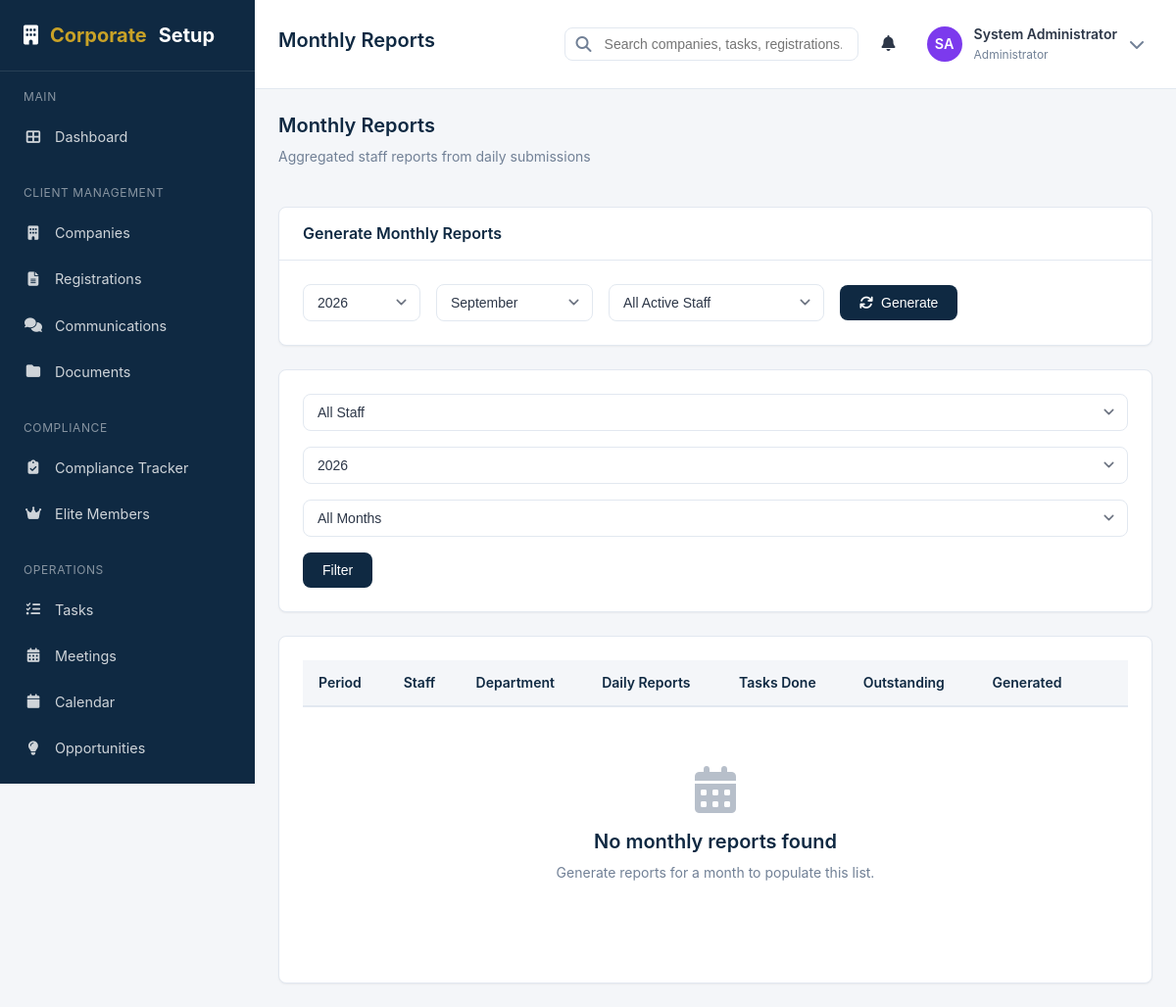
Page /monthly-reports.php (signed in) on the committed database.
### tables this page shows
CREATE TABLE IF NOT EXISTS `users` (
    `id` INT AUTO_INCREMENT PRIMARY KEY,
    `employee_id` VARCHAR(20) UNIQUE,
    `name` VARCHAR(100) NOT NULL,
    `email` VARCHAR(100) NOT NULL UNIQUE,
    `password` VARCHAR(255) NOT NULL,
    `phone` VARCHAR(20),
    `avatar` VARCHAR(255),
    `role_id` INT NOT NULL,
    `department_id` INT,
    `position` VARCHAR(100),
    `status` ENUM('active', 'inactive', 'suspended') DEFAULT 'active',
    `login_attempts` INT DEFAULT 0,
    `locked_until` DATETIME NULL,
    `last_login` DATETIME,
    `email_verified` TINYINT(1) DEFAULT 0,
    `must_change_password` TINYINT(1) DEFAULT 0,
    `created_at` TIMESTAMP DEFAULT CURRENT_TIMESTAMP,
    `updated_at` TIMESTAMP DEFAULT CURRENT_TIMESTAMP ON UPDATE CURRENT_TIMESTAMP,
    FOREIGN KEY (`role_id`) REFERENCES `roles`(`id`) ON DELETE NO ACTION,
    FOREIGN KEY (`department_id`) REFERENCES `departments`(`id`) ON DELETE SET NULL
);

CREATE TABLE IF NOT EXISTS `roles` (
    `id` INT AUTO_INCREMENT PRIMARY KEY,
    `name` VARCHAR(50) NOT NULL UNIQUE,
    `display_name` VARCHAR(100) NOT NULL,
    `description` TEXT,
    `permissions` JSON,
    `is_system` TINYINT(1) DEFAULT 0,
    `created_at` TIMESTAMP DEFAULT CURRENT_TIMESTAMP,
    `updated_at` TIMESTAMP DEFAULT CURRENT_TIMESTAMP ON UPDATE CURRENT_TIMESTAMP
);

### views/reports/monthly.php (the view, shortened to what the rows shown need)
<?php defined('APP_NAME') or die('Direct access not allowed');
$monthNames = [
    1 => 'January', 2 => 'February', 3 => 'March', 4 => 'April',
    5 => 'May', 6 => 'June', 7 => 'July', 8 => 'August',
    9 => 'September', 10 => 'October', 11 => 'November', 12 => 'December'
];
?>
<?php if ($action === 'view' && $report): ?>
    <div class="page-header">
        <div>
            <h1 class="page-title">Monthly Report — <?= sanitize($monthNames[(int)$report['report_month']] ?? '') ?> <?= (int)$report['report_year'] ?></h1>
            <p class="page-subtitle"><a href="monthly-reports.php">Monthly Reports</a> &rsaquo; <?= sanitize($report['user_name']) ?></p>
        </div>
        <div class="btn-group">
            <a href="monthly-reports.php" class="btn btn-outline">Back</a>
        </div>
    </div>
    <div class="grid grid-4 gap-4 mb-6">
        <div class="stat-card">
            <div class="stat-icon primary"><i class="fas fa-user"></i></div>
            <div class="stat-content">
                <div class="stat-value" style="font-size: 1rem;"><?= sanitize($report['user_name']) ?></div>
                <div class="stat-label"><?= sanitize($report['department_name'] ?? 'No department') ?></div>
            </div>
        </div>
        <div class="stat-card">
            <div class="stat-icon secondary"><i class="fas fa-file-alt"></i></div>
            <div class="stat-content">
                <div class="stat-value"><?= (int)$report['daily_reports_count'] ?></div>
                <div class="stat-label">Daily Reports Submitted</div>
            </div>
        </div>
        <div class="stat-card">
            <div class="stat-icon success"><i class="fas fa-check"></i></div>
            <div class="stat-content">
                <div class="stat-value"><?= (int)$report['tasks_completed_count'] ?></div>
                <div class="stat-label">Tasks Completed</div>
            </div>
        </div>
        <div class="stat-card">
            <div class="stat-icon warning"><i class="fas fa-hourglass-half"></i></div>
            <div class="stat-content">
                <div class="stat-value"><?= (int)$report['tasks_outstanding_count'] ?></div>
                <div class="stat-label">Outstanding Tasks</div>
            </div>
        </div>
    </div>
    <?php
    $weeklyBreakdown = is_array($report['weekly_breakdown'] ?? null) ? $report['weekly_breakdown'] : [];
    $projectBreakdown = is_array($report['project_breakdown'] ?? null) ? $report['project_breakdown'] : [];
    ?>
    <div class="card mb-4">
        <div class="card-header"><h3 class="card-title">Week by Week</h3></div>
        <div class="card-body">
            <?php if (empty($weeklyBreakdown)): ?>
                <p class="text-muted">No submitted daily activities for this month.</p>
            <?php else: ?>
                <?php foreach ($weeklyBreakdown as $week): ?>
                    <div class="mb-4" style="padding-bottom: 1rem; border-bottom: 1px solid var(--grey);">
                        <div class="flex justify-between items-center mb-2">
                            <strong>Week <?= (int) ($week['week'] ?? 0) ?> — <?= sanitize($week['label'] ?? (formatDate($week['start'] ?? '') . ' – ' . formatDate($week['end'] ?? ''))) ?></strong>
                            <small class="text-muted"><?= (int) ($week['days'] ?? 0) ?> day<?= ((int) ($week['days'] ?? 0) === 1) ? '' : 's' ?></small>
                        </div>
                        <?php if (!empty($week['projects'])): ?>
                            <p class="text-muted" style="margin-bottom: 0.5rem;"><strong>Projects:</strong> <?= sanitize(implode(', ', (array) $week['projects'])) ?></p>
                        <?php endif; ?>
                        <p style="white-space: pre-wrap; margin-bottom: 0.5rem;"><?= sanitize($week['activities'] ?? '') ?: 'No activities recorded this week.' ?></p>
                        <?php if (!empty($week['clients'])): ?>
                            <p class="text-muted" style="white-space: pre-wrap; margin-bottom: 0.25rem;"><strong>Clients:</strong> <?= sanitize($week['clients']) ?></p>
                        <?php endif; ?>
                        <?php if (!empty($week['issues'])): ?>
                            <p class="text-muted" style="white-space: pre-wrap;"><strong>Issues:</strong> <?= sanitize($week['issues']) ?></p>
                        <?php endif; ?>
                    </div>
                <?php endforeach; ?>
            <?php endif; ?>
        </div>
    </div>
    <div class="card mb-4">
        <div class="card-header"><h3 class="card-title">Project by Project</h3></div>
        <div class="card-body">
            <?php if (empty($projectBreakdown)): ?>
                <p class="text-muted">No projects recorded for this month.</p>
            <?php else: ?>
                <div class="grid grid-2 gap-4">
                    <?php foreach ($projectBreakdown as $project): ?>
                        <div class="card">
                            <div class="card-header">
                                <h3 class="card-title"><?= sanitize($project['name'] ?? 'Unspecified') ?></h3>
                            </div>
                            <div class="card-body">
                                <p class="text-muted" style="margin-bottom: 0.5rem;">
                                    <?= (int) ($project['days'] ?? 0) ?> day<?= ((int) ($project['days'] ?? 0) === 1) ? '' : 's' ?>
                                    <?php if (!empty($project['weeks'])): ?>
                                        · <?= sanitize(implode(', ', (array) $project['weeks'])) ?>
                                    <?php endif; ?>
                                </p>
                                <p style="white-space: pre-wrap;"><?= sanitize($project['activities'] ?? '') ?: 'No activities recorded.' ?></p>
                                <?php if (!empty($project['clients'])): ?>
                                    <p class="text-muted mt-2" style="white-space: pre-wrap;"><strong>Clients:</strong> <?= sanitize($project['clients']) ?></p>
                                <?php endif; ?>
                                <?php if (!empty($project['issues'])): ?>
                                    <p class="text-muted" style="white-space: pre-wrap;"><strong>Issues:</strong> <?= sanitize($project['issues']) ?></p>
                                <?php endif; ?>
                            </div>
                        </div>
                    <?php endforeach; ?>
                </div>
            <?php endif; ?>
        </div>
    </div>
    <p class="text-muted mt-4" style="font-size: 0.875rem;">
        Generated <?= formatDateTime($report['generated_at']) ?>
        <?= $report['generated_by_name'] ? ' by ' . sanitize($report['generated_by_name']) : '' ?>
    </p>
<?php else: ?>
    <div class="page-header">
        <div>
            <h1 class="page-title">Monthly Reports</h1>
        </div>
    </div>
    <div class="card">
        <div class="card-body p-0">
            <div class="table-container">
                <table class="table">
                    <thead>
                        <tr>
                            <th>Period</th>
                            <th>Staff</th>
                            <th>Department</th>
                            <th>Daily Reports</th>
                            <th>Tasks Done</th>
                            <th>Outstanding</th>
                            <th>Generated</th>
                            <th></th>
                        </tr>
                    </thead>
                </table>
            </div>
        </div>
    </div>
<?php endif; ?>

### views/layouts/app.php (shortened to what the rows shown need)
<?php
$user = getCurrentUser();
?>
<!DOCTYPE html>
<html lang="en">
<head>
    <link rel="stylesheet" href="assets/css/style.css">
    <link rel="stylesheet" href="https://cdnjs.cloudflare.com/ajax/libs/font-awesome/6.4.0/css/all.min.css">
</head>
<body>
    <div class="app-wrapper">
        <main class="main-content">
            <header class="header">
                <div class="header-left">
                    <?= $pageTitle ? '<h1 class="page-title">' . sanitize($pageTitle) . '</h1>' : '' ?>
                </div>
                <div class="header-right">
                    <div class="dropdown">
                        <div class="user-menu" id="userMenuTrigger">
                            <?= generateAvatar($user['name'], 36, $user['avatar'] ?? null) ?>
                            <div class="user-info">
                                <div class="user-name"><?= sanitize($user['name']) ?></div>
                                <div class="user-role"><?= sanitize($user['role']) ?></div>
                            </div>
                            <i class="fas fa-chevron-down" style="color: var(--dark-grey);"></i>
                        </div>
                    </div>
                </div>
            </header>
            <div class="page-content">
                <?= $content ?? '' ?>
            </div>
        </main>
    </div>
</body>
</html>

### helpers/formatters.php (shortened to what the rows shown need)
<?php
function getInitials($name) {
    $words = explode(' ', trim($name));
    $initials = '';
    foreach ($words as $word) {
        if (!empty($word)) {
            $initials .= strtoupper(substr($word, 0, 1));
        }
        if (strlen($initials) >= 2) break;
    }
    return $initials ?: 'NA';
}
function getAvatarColor($name) {
    $colors = [
        '#2563eb', '#059669', '#d97706', '#dc2626',
        '#7c3aed', '#0891b2', '#c2410c', '#be185d'
    ];
    $hash = 0;
    for ($i = 0; $i < strlen($name); $i++) {
        $hash = ord($name[$i]) + (($hash << 5) - $hash);
    }
    return $colors[abs($hash) % count($colors)];
}
function generateAvatar($name, $size = 40, $avatarPath = null) {
    $initials = getInitials($name);
    $color = getAvatarColor($name);
    return '<div class="avatar" style="width:' . $size . 'px;height:' . $size . 'px;background-color:' . $color . ';font-size:' . ($size * 0.4) . 'px;">' . $initials . '</div>';
}

### rows in the picture
users: name "SA", name "System Administrator", role.name "Administrator"

### other values in the picture
$pageTitle "Monthly Reports"
form field year "2026"
form field month "September"
